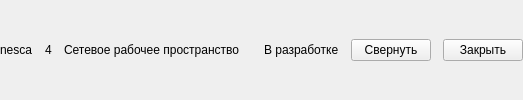
        <widget class="QWidget" name="header">
         <layout class="QHBoxLayout" name="headerLayout" stretch="0,0,1,1,0,0,0">
          <property name="leftMargin">
           <number>0</number>
          </property>
          <property name="topMargin">
           <number>0</number>
          </property>
          <property name="rightMargin">
           <number>0</number>
          </property>
          <property name="bottomMargin">
           <number>0</number>
          </property>
          <property name="spacing">
           <number>12</number>
          </property>
          <item>
           <widget class="QLabel" name="labelNesca_3">
            <property name="mouseTracking">
             <bool>true</bool>
            </property>
            <property name="acceptDrops">
             <bool>true</bool>
            </property>
            <property name="textFormat">
             <enum>Qt::PlainText</enum>
            </property>
            <property name="openExternalLinks">
             <bool>true</bool>
            </property>
            <property name="text">
             <string>nesca</string>
            </property>
            <property name="role" stdset="0">
             <string notr="true">brand</string>
            </property>
           </widget>
          </item>
          <item>
           <widget class="QLabel" name="versionBadge">
            <property name="text">
             <string>4</string>
            </property>
            <property name="role" stdset="0">
             <string notr="true">version</string>
            </property>
           </widget>
          </item>
          <item>
           <widget class="QLabel" name="workspaceSubtitle">
            <property name="text">
             <string>Сетевое рабочее пространство</string>
            </property>
            <property name="role" stdset="0">
             <string notr="true">muted</string>
            </property>
           </widget>
          </item>
          <item>
           <widget class="QWidget" name="headerStretch" />
          </item>
          <item>
           <widget class="QLabel" name="developmentBadge">
            <property name="text">
             <string>В разработке</string>
            </property>
            <property name="role" stdset="0">
             <string notr="true">badge</string>
            </property>
           </widget>
          </item>
          <item>
           <widget class="QPushButton" name="trayButton">
            <property name="text">
             <string>Свернуть</string>
            </property>
           </widget>
          </item>
          <item>
           <widget class="QPushButton" name="exitButton">
            <property name="text">
             <string>Закрыть</string>
            </property>
           </widget>
          </item>
         </layout>
        </widget>
